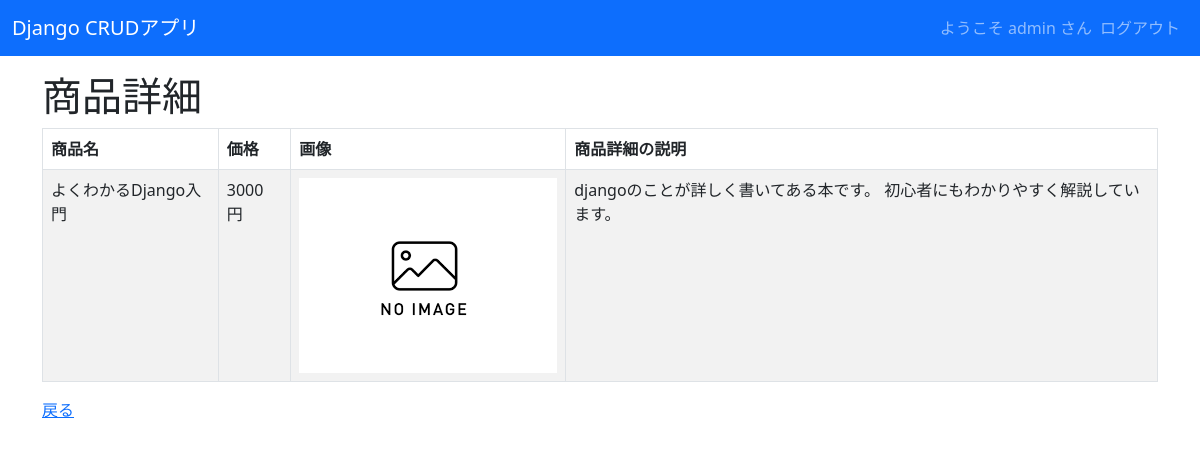
The app's page /crud/detail/1 (signed in) with its own data.
### crud/models.py (models this page shows, shortened)
class Product(models.Model):
    name = models.CharField(max_length=200)
    price = models.PositiveIntegerField()
    category = models.ForeignKey(Category, on_delete=models.CASCADE)
    img = models.ImageField(blank=True, default="noImage.png")
    description = models.TextField(blank=True, null=True)

### crud/views.py (the view)
# urls.py: path('crud/detail/<int:pk>', views.ProductDetailView.as_view(), name="detail"),
class ProductDetailView(DetailView):
     model = Product

### crud/templates/crud/product_detail.html (shortened to what this page needs)
{% extends "base.html" %}
{% block content %}
<h1>商品詳細</h1>
<table class="table table-striped table-hover table-bordered">
<form method="post">
    <thead>
        <tr>
            <th>商品名</th>
            <th>価格</th>
            <th>画像</th>
            <th>商品詳細の説明</th>
        </tr>
    </thead>
    <tbody>
        <tr>
            <td>{{ product.name }}</td>
            <td>{{ product.price }} 円</td>
            <td><img src="{{ product.img.url }}" style="width:10px height:auto;"></td>
            <td>{{ product.description }}</td>
        </tr>
    </tbody>
</table>
<a href="{% url 'list' %}">戻る</a>
{% endblock %}

### crud/templates/base.html (shortened to what this page needs)
<!DOCTYPE html>
<html lang="ja">
<head>
<link href="https://cdn.jsdelivr.net/npm/bootstrap@5.3.0-alpha3/dist/css/bootstrap.min.css" rel="stylesheet">
</head>
<body>
    <nav class="navbar navbar-expand-lg navbar-dark bg-primary" style="margin-bottom: 1rem;">
        <div class="container-fluid">
            <a class="navbar-brand" href="{% url 'list' %}">Django CRUDアプリ</a>
            <div class="collapse navbar-collapse" id="navbarNav">
                <ul class="navbar-nav ms-auto">
                    {% if request.user.is_authenticated %}
                    <span class="navbar-text">
                        ようこそ {{ user.get_username }} さん
                    </span>
                    <li class="nav-item">
                        <form action="{% url 'logout' %}" method="post">
                            <input class="nav-link" type="submit" value="ログアウト">
                        </form>
                    </li>
                    {% else %}
                    <li class="nav-item">
                        <a class="nav-link" href="{% url 'login' %}">ログイン</a>
                    </li>
                    {% endif %}
                </ul>
            </div>
        </div>
    </nav>
    <div class="container">
        {% block content %}{% endblock %}
    </div>
</body>
</html>

### records on screen
Product: name "よくわかるDjango入門", price "3000", img (placeholder picture), description "djangoのことが詳しく書いてある本です。 初心者にもわかりやすく解説しています。"

### other values on screen
{{ user.get_username }} "admin"
